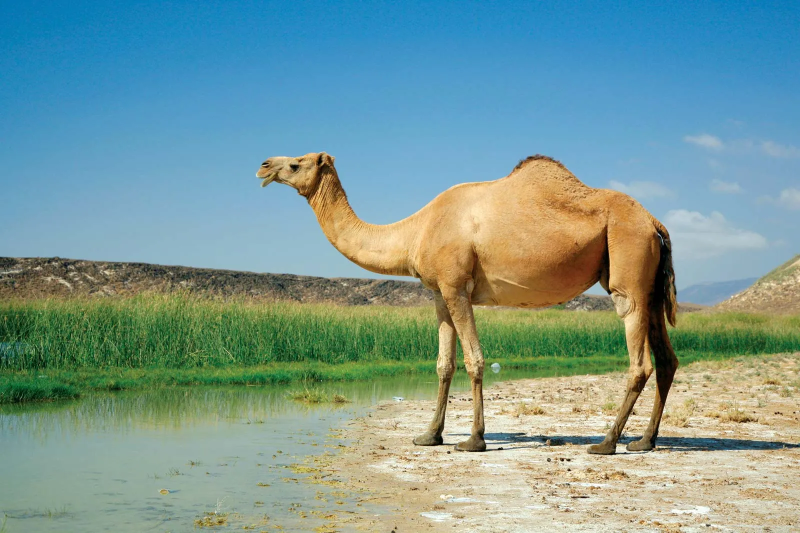
#> input picture LP-VI/I.P/Assignment_6_Compression_Ubuntu/camel_image.webp, 1600 x 1066 px (shown at 1/2 size)
$ python compression.py
#> lines starting #> are read from the running program, lines starting #| are printed output that depends on the picture
"""
IMAGE COMPRESSION MINI PROJECT
===============================
Compression Techniques:
1. Run Length Encoding (RLE)
2. Discrete Cosine Transform (DCT)
3. Scalar Quantization

Instructions: Attach print of program, input image & output
"""

import cv2
import numpy as np
import matplotlib.pyplot as plt
import os

# Spyder compatibility
import matplotlib
matplotlib.use('Qt5Agg')

print("=" * 70)
print("IMAGE COMPRESSION MINI PROJECT")
print("Three Compression Techniques: RLE, DCT, Scalar Quantization")
print("=" * 70)

# Load image
script_dir = os.path.dirname(os.path.abspath(__file__))
image_path = os.path.join(script_dir, 'camel_image.webp')

if not os.path.exists(image_path):
    print(f"Error: Image file not found at {image_path}")
    print("Please ensure camel_image.webp is in the same directory as this script")
    exit()

image = cv2.imread(image_path)
#> image is the input picture: shape (1066, 1600, 3); mean B, G, R 148.5, 153.9, 122.2
if image is None:
    print("Error: Could not read the image.")
    exit()

def cv2_imshow(img, title=""):
    """Display image using matplotlib"""
#> called with title = 'Original Image (Camel)'
    plt.figure(figsize=(10, 8))
    if len(img.shape) == 2:  # Grayscale
        plt.imshow(img, cmap='gray')
    else:  # Color
        plt.imshow(cv2.cvtColor(img, cv2.COLOR_BGR2RGB))
    plt.axis('off')
    if title:
        plt.title(title, fontsize=14, fontweight='bold')
    plt.tight_layout()
    plt.show()

# Display original image
print("\n" + "=" * 70)
print("ORIGINAL IMAGE")
print("=" * 70)
cv2_imshow(image, "Original Image (Camel)")

# =============================================================================
# TECHNIQUE 1: RUN LENGTH ENCODING (RLE) IMAGE COMPRESSION
# =============================================================================
print("\n" + "=" * 70)
print("TECHNIQUE 1: RUN LENGTH ENCODING (RLE) COMPRESSION")
print("=" * 70)

gray_image = cv2.cvtColor(image, cv2.COLOR_BGR2GRAY)
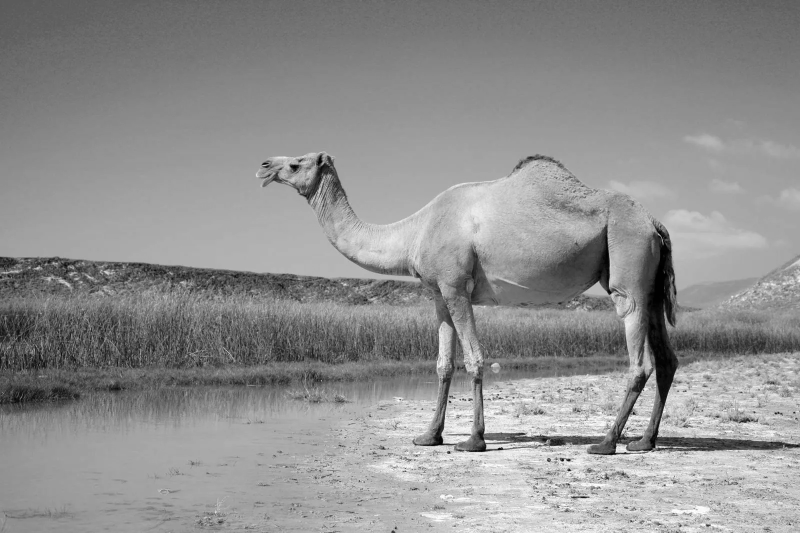
#> gray_image: shape (1066, 1600) (shown at 1/2 size); min 0, max 255, mean 143.8

# Compression
compressed_rle = []
height, width = gray_image.shape
#> height = 1066; width = 1600
cur_pixel = -1
cur_run = 0

for row in range(height):
    for col in range(width):
        pixel = gray_image[row, col]

        if pixel == cur_pixel:
            cur_run += 1
        else:
            if cur_pixel != -1:
                compressed_rle.append((cur_pixel, cur_run))
            cur_pixel = pixel
            cur_run = 1
#> after the loop, compressed_rle = 998841 items

if cur_pixel != -1:
    compressed_rle.append((cur_pixel, cur_run))

# Decompression
decompressed_rle = np.zeros((height, width), dtype=np.uint8)
row, col = 0, 0

for pixel, run_length in compressed_rle:
    remaining = run_length
    while remaining > 0 and row < height:
        can_fit = min(remaining, width - col)
        decompressed_rle[row, col:col + can_fit] = pixel
        col += can_fit
        remaining -= can_fit

        if col >= width:
            col = 0
            row += 1
#> this loop made 998842 passes
#> (pixel, run_length) on passes 1 to 3: (90, 4), (91, 4), (90, 4)
#> after the loop, col = 0; row = 1066

print(f"Original Image Size: {height * width} pixels")
#| Original Image Size: 1705600 pixels
print(f"Compressed Data Points: {len(compressed_rle)}")
#| Compressed Data Points: 998842
compression_ratio_rle = (len(compressed_rle) * 2) / (height * width) * 100
#> compression_ratio_rle = 117.1
print(f"RLE Compression Ratio: {compression_ratio_rle:.2f}%")
#| RLE Compression Ratio: 117.12%

print("\nRLE - Original Image:")
cv2_imshow(gray_image, "RLE - Original (Grayscale)")

print("\nRLE - Decompressed Image:")
cv2_imshow(decompressed_rle, "RLE - Decompressed Image")


# =============================================================================
# TECHNIQUE 2: DISCRETE COSINE TRANSFORM (DCT) IMAGE COMPRESSION
# =============================================================================
print("\n" + "=" * 70)
print("TECHNIQUE 2: DISCRETE COSINE TRANSFORM (DCT) COMPRESSION")
print("=" * 70)

gray_image = cv2.cvtColor(image, cv2.COLOR_BGR2GRAY)
compressed_dct = gray_image.copy().astype(np.float32)
height, width = gray_image.shape

# Apply DCT compression in 8x8 blocks
block_size = 8
for i in range(0, height, block_size):
    for j in range(0, width, block_size):
        block = gray_image[i:i+block_size, j:j+block_size].astype(np.float32)

        # Apply DCT
        dct_block = cv2.dct(block)

        # Keep only top-left frequencies (low frequency)
        dct_block[block_size//4:, :] = 0  # Zero out high frequencies
        dct_block[:, block_size//4:] = 0

        # Apply inverse DCT
        idct_block = cv2.idct(dct_block)
        compressed_dct[i:i+block_size, j:j+block_size] = idct_block
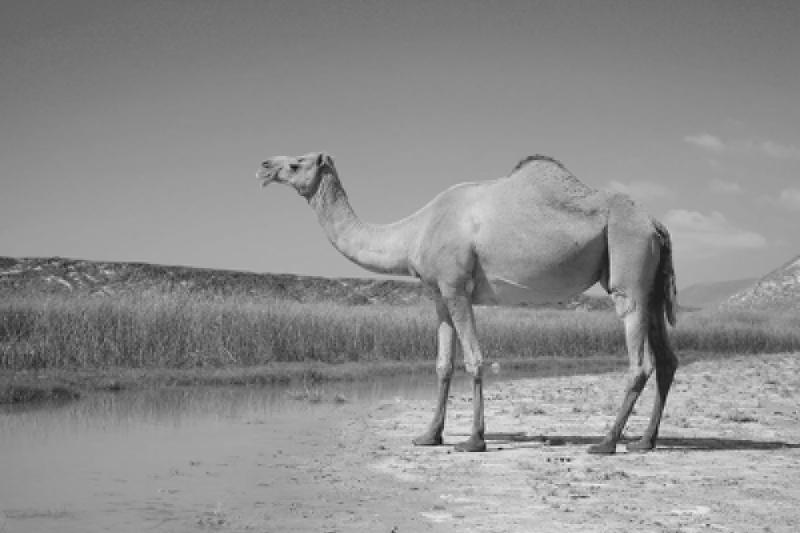
#> compressed_dct: shape (1066, 1600) float32 (shown at 1/2 size); min -38.91, max 287, mean 143.8; drawn with min black and max white

compressed_dct = np.uint8(np.clip(compressed_dct, 0, 255))

print(f"DCT Block Size: {block_size}x{block_size}")
print(f"Compression achieved by keeping only low frequencies")

print("\nDCT - Original Image:")
cv2_imshow(gray_image, "DCT - Original (Grayscale)")

print("\nDCT - Compressed Image:")
cv2_imshow(compressed_dct, "DCT - Compressed Image")


# =============================================================================
# TECHNIQUE 3: SCALAR QUANTIZATION IMAGE COMPRESSION
# =============================================================================
print("\n" + "=" * 70)
print("TECHNIQUE 3: SCALAR QUANTIZATION COMPRESSION")
print("=" * 70)

def quantize(image_input, levels):
    """Quantize image to specified number of levels"""
#> called with levels = 16
    flat_image = image_input.flatten().astype(np.float32)
    min_val = flat_image.min()
#> min_val = 0
    max_val = flat_image.max()
#> max_val = 255

    # Create intervals
    interval = (max_val - min_val) / levels
#> interval = 15.94
    intervals = [min_val + i * interval for i in range(levels + 1)]
#> intervals = [0, 15.94, 31.88, 47.81, 63.75, 79.69, 95.62, 111.6, 127.5, 143.4, 159.4, 175.3, 191.2, 207.2, 223.1, 239.1, 255]

    # Calculate mean for each interval
    means = [sum(intervals[i:i+2]) / 2 for i in range(levels)]
#> means = [7.97, 23.91, 39.84, 55.78, 71.72, 87.66, 103.6, 119.5, 135.5, 151.4, 167.3, 183.3, 199.2, 215.2, 231.1, 247]

    # Quantize by replacing with nearest mean
    quantized = np.array([means[min(np.searchsorted(intervals, val) - 1, levels - 1)]
                         for val in flat_image])

    return quantized.reshape(image_input.shape).astype(np.uint8)

quantization_levels = 16
quantized_image = quantize(gray_image, quantization_levels)

print(f"Original Bit Depth: 8 bits (256 levels)")
print(f"Quantized Bit Depth: {int(np.log2(quantization_levels))} bits ({quantization_levels} levels)")
compression_ratio_quant = (int(np.log2(quantization_levels)) / 8) * 100
print(f"Quantization Compression Ratio: {compression_ratio_quant:.2f}%")

print("\nQuantization - Original Image:")
cv2_imshow(gray_image, "Quantization - Original (Grayscale)")

print("\nQuantization - Compressed Image:")
cv2_imshow(quantized_image, "Quantization - Compressed Image")


# =============================================================================
# COMPARISON OF ALL THREE METHODS
# =============================================================================
print("\n" + "=" * 70)
print("COMPARISON OF ALL THREE COMPRESSION TECHNIQUES")
print("=" * 70)

# Resize for comparison
size = (400, 300)
orig_resized = cv2.resize(gray_image, size)
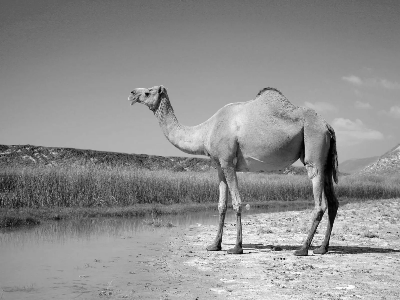
#> orig_resized: shape (300, 400); min 0, max 254, mean 143.7
rle_resized = cv2.resize(decompressed_rle, size)
dct_resized = cv2.resize(compressed_dct, size)
quant_resized = cv2.resize(quantized_image, size)

# Create comparison figure
plt.figure(figsize=(16, 12))

plt.subplot(2, 2, 1)
plt.imshow(orig_resized, cmap='gray')
plt.title('Original Image', fontsize=12, fontweight='bold')
plt.axis('off')

plt.subplot(2, 2, 2)
plt.imshow(rle_resized, cmap='gray')
plt.title(f'RLE Compression\n({compression_ratio_rle:.2f}%)', fontsize=12, fontweight='bold')
plt.axis('off')

plt.subplot(2, 2, 3)
plt.imshow(dct_resized, cmap='gray')
plt.title('DCT Compression\n(Low Frequency)', fontsize=12, fontweight='bold')
plt.axis('off')

plt.subplot(2, 2, 4)
plt.imshow(quant_resized, cmap='gray')
plt.title(f'Scalar Quantization\n({compression_ratio_quant:.2f}%)', fontsize=12, fontweight='bold')
plt.axis('off')

plt.tight_layout()
plt.show()
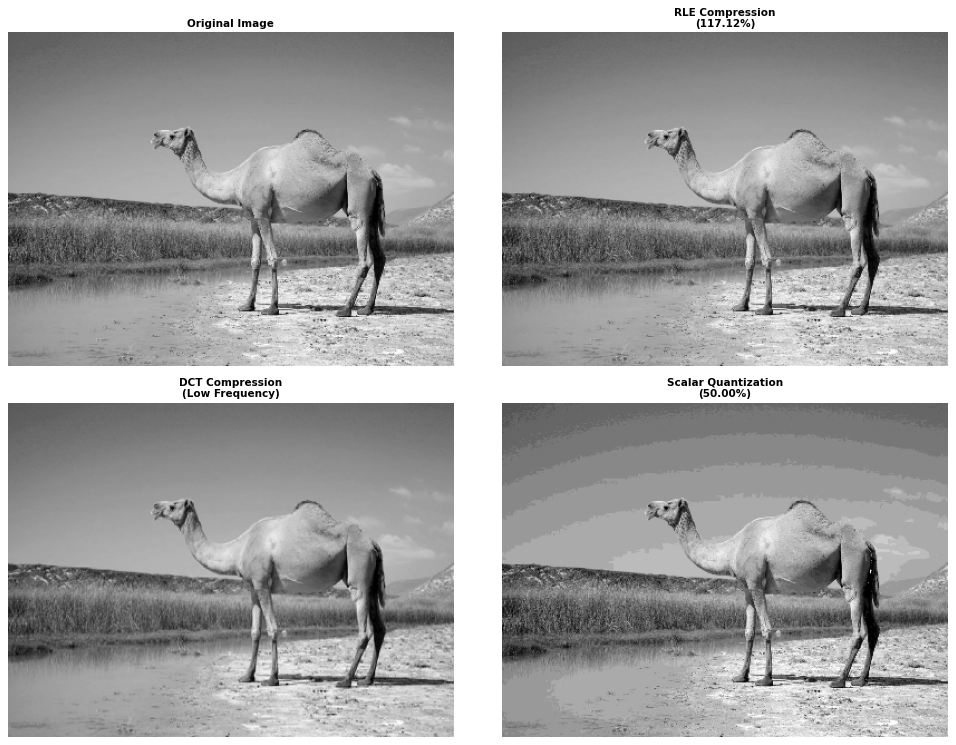
#> figure drawn by matplotlib, 4 panels

# Print summary
print("\n" + "=" * 70)
print("COMPRESSION SUMMARY")
print("=" * 70)
print(f"1. RLE Compression:        {compression_ratio_rle:.2f}% (lossy)")
#| 1. RLE Compression:        117.12% (lossy)
print(f"2. DCT Compression:        ~50% (lossy, keeps low frequencies)")
print(f"3. Quantization:           {compression_ratio_quant:.2f}% (lossy, 16->256 levels)")
print("=" * 70)
print("\n✓ Image Compression Mini Project Completed Successfully!")
print("=" * 70)

$ run again, with LP-VI/I.P/Assignment_6_Compression_Ubuntu/bird_image.jpeg saved as LP-VI/I.P/Assignment_6_Compression_Ubuntu/camel_image.webp
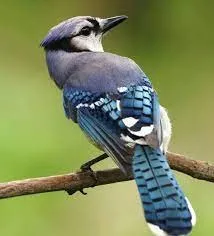
#> input picture LP-VI/I.P/Assignment_6_Compression_Ubuntu/bird_image.jpeg, 214 x 236 px
#> image is the input picture: shape (236, 214, 3); mean B, G, R 89.7, 138.4, 126.6
#> after the loop `for row in range(height):`: compressed_rle = 31062 items
#> the loop `for pixel, run_length in compressed_rle:` made 31063 passes
#> (pixel, run_length) on passes 1 to 3: (119, 3), (118, 2), (117, 3)
#> after the loop `for pixel, run_length in compressed_rle:`: col = 0; row = 236
#| Original Image Size: 50504 pixels
#| Compressed Data Points: 31063
#> compression_ratio_rle = 123
#| RLE Compression Ratio: 123.01%
#> `compressed_dct = np.uint8(np.clip(compressed_dct, 0, 255))`:
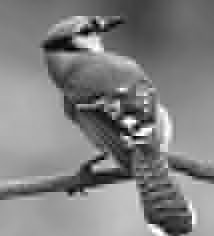
#> compressed_dct: shape (236, 214); min 0, max 255, mean 128.8
#> min_val = 0
#> max_val = 255
#> interval = 15.94
#> intervals = [0, 15.94, 31.88, 47.81, 63.75, 79.69, 95.62, 111.6, 127.5, 143.4, 159.4, 175.3, 191.2, 207.2, 223.1, 239.1, 255]
#> means = [7.97, 23.91, 39.84, 55.78, 71.72, 87.66, 103.6, 119.5, 135.5, 151.4, 167.3, 183.3, 199.2, 215.2, 231.1, 247]
#> `dct_resized = cv2.resize(compressed_dct, size)`:
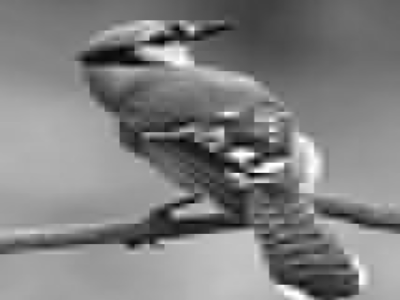
#> dct_resized: shape (300, 400); min 0, max 255, mean 128.7
#| 1. RLE Compression:        123.01% (lossy)
